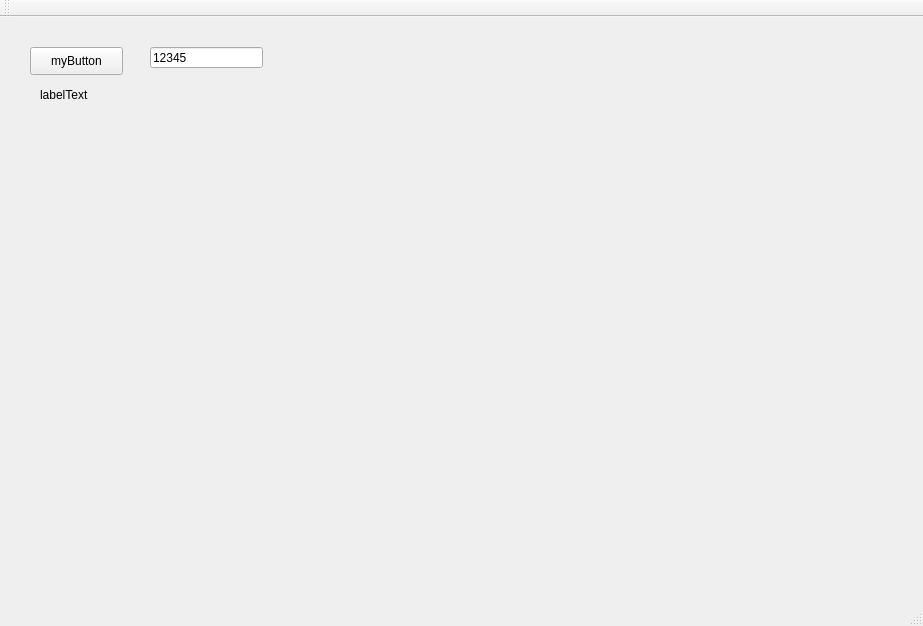
<?xml version="1.0" encoding="UTF-8"?>
<ui version="4.0">
 <class>MainWindow</class>
 <widget class="QMainWindow" name="MainWindow">
  <property name="geometry">
   <rect>
    <x>0</x>
    <y>0</y>
    <width>923</width>
    <height>626</height>
   </rect>
  </property>
  <property name="windowTitle">
   <string>MainWindow</string>
  </property>
  <widget class="QWidget" name="centralWidget">
   <widget class="QPushButton" name="myButton">
    <property name="geometry">
     <rect>
      <x>30</x>
      <y>30</y>
      <width>93</width>
      <height>28</height>
     </rect>
    </property>
    <property name="text">
     <string>myButton</string>
    </property>
   </widget>
   <widget class="QLineEdit" name="lineEdit">
    <property name="geometry">
     <rect>
      <x>150</x>
      <y>30</y>
      <width>113</width>
      <height>21</height>
     </rect>
    </property>
    <property name="text">
     <string>12345</string>
    </property>
   </widget>
   <widget class="QLabel" name="labelText">
    <property name="geometry">
     <rect>
      <x>40</x>
      <y>70</y>
      <width>72</width>
      <height>15</height>
     </rect>
    </property>
    <property name="text">
     <string>labelText</string>
    </property>
   </widget>
   <widget class="QLabel" name="labelImage">
    <property name="geometry">
     <rect>
      <x>400</x>
      <y>50</y>
      <width>481</width>
      <height>381</height>
     </rect>
    </property>
    <property name="text">
     <string/>
    </property>
    <property name="pixmap">
     <pixmap>../../../notes/电商项目总结/README.assets/1532138582676.png</pixmap>
    </property>
   </widget>
  </widget>
  <widget class="QMenuBar" name="menuBar">
   <property name="geometry">
    <rect>
     <x>0</x>
     <y>0</y>
     <width>923</width>
     <height>26</height>
    </rect>
   </property>
  </widget>
  <widget class="QToolBar" name="mainToolBar">
   <attribute name="toolBarArea">
    <enum>TopToolBarArea</enum>
   </attribute>
   <attribute name="toolBarBreak">
    <bool>false</bool>
   </attribute>
  </widget>
  <widget class="QStatusBar" name="statusBar"/>
 </widget>
 <layoutdefault spacing="6" margin="11"/>
 <resources/>
 <connections/>
</ui>
